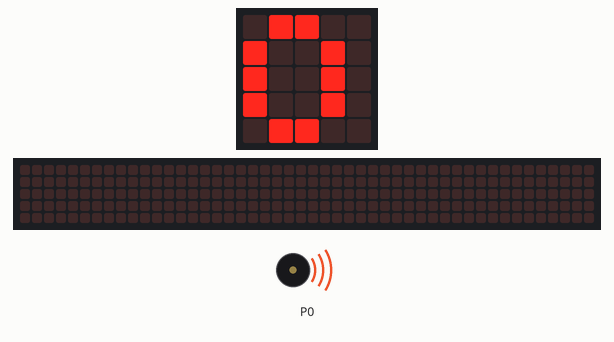
Bench run of a program on a simulated BBC micro:bit (MakeCode). On the bench: the board's 5×5 LED display, a strip that is not on the board, showing the scrolling text unrolled, buzzer (waves = sounding). The 48×5 strip is a reading aid, not a part: it shows the text the display is scrolling, unrolled, one strip-width of it at a time.

Above: at 0.1 s.
At 7.13 s:
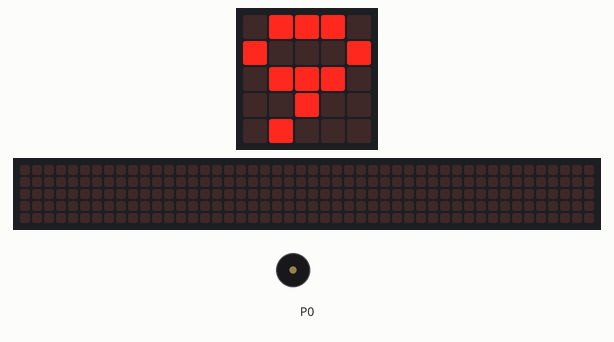
At 14.85 s:
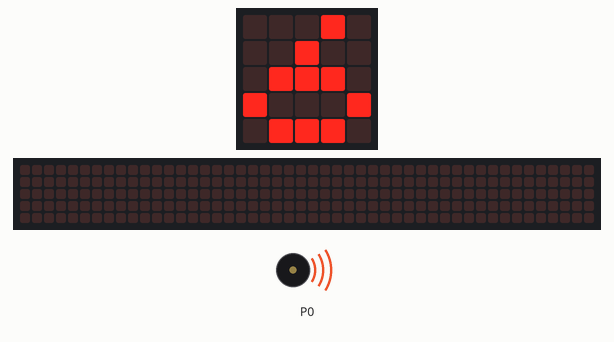
At 30.41 s:
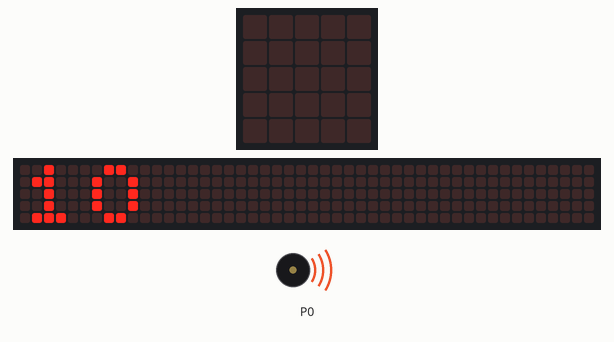
Timing chart, 0 to 40.0 s (numbered marks = the images above):
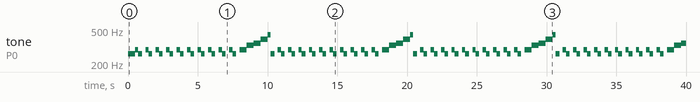

The program:

main.ts
```typescript
basic.forever(function () {
    for (let index = 0; index < 1; index++) {
        for (let pořadí = 0; pořadí <= 10; pořadí++) {
            music._playDefaultBackground(music.stringPlayable("C D E F G A B C5 ", 120), music.PlaybackMode.InBackground)
            music.setVolume(35)
            basic.showNumber(pořadí)
        }
    }
})
```

test.ts
```typescript
// Tady jsou testy. Při použití tohoto balíčku jako rozšíření nebude zkompilováno.
```

Measured:
- by itself, tone on P0: plays 262 Hz for 0.51 s, 294 Hz for 0.24 s, 262 Hz for 0.26 s, 294 Hz for 0.24 s, 262 Hz for 0.26 s, 294 Hz for 0.24 s … (102 notes in this stretch)
- what the display in image 1 shows lasts 0.7 s, from 6.8 s to 7.5 s
- what the display in image 3 shows lasts 0.4 s, from 30.2 s to 30.6 s
